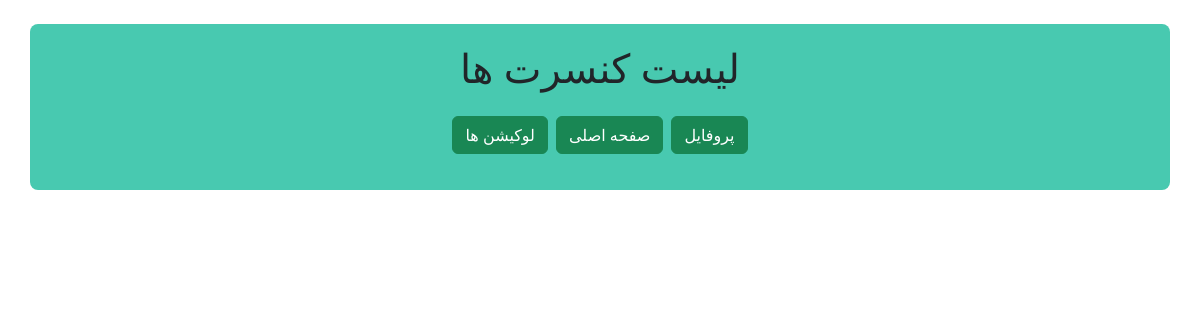
/ticketsales/concert/list, run on an earlier commit of the app's database.
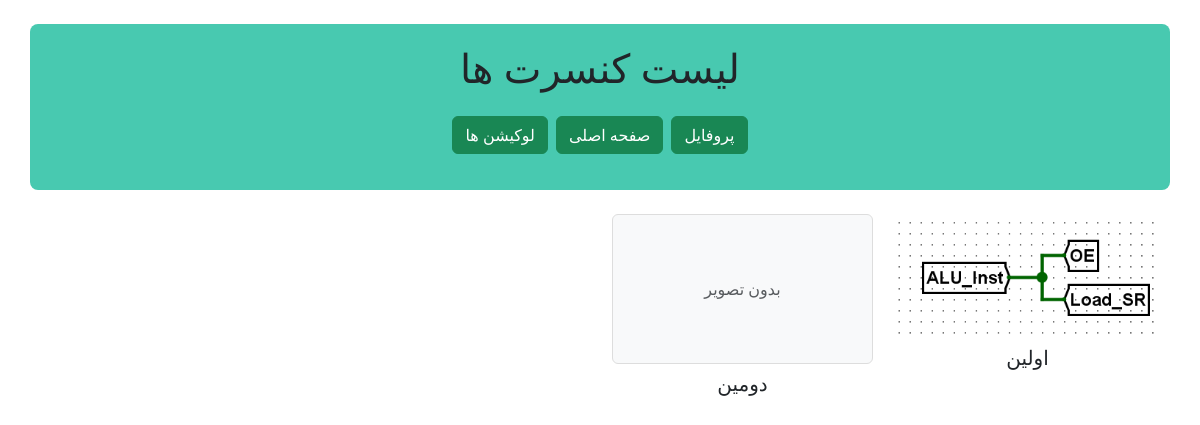
And on a later commit of the database.
### ticketsales/models.py (models this page shows)
class ConcertModel(models.Model):
    class Meta:
        verbose_name = "کنسرت"
        verbose_name_plural = "کنسرت‌ها"
    Name = models.CharField(max_length=100, verbose_name="نام کنسرت")
    singer_name = models.CharField(max_length=100, verbose_name="نام خواننده")
    Price = models.FloatField(verbose_name="قیمت پایه")
    Time = models.IntegerField(verbose_name="مدت زمان (دقیقه)")
    poster = models.ImageField(
        upload_to="images/concert/", null=True, blank=True, verbose_name="پوستر کنسرت"
    )
    def __str__(self):
        return self.Name

### ticketsales/views.py (the view)
# urls.py: path("ticketsales/concert/list", concert_list_view),
def concert_list_view(request):
    concerts = ConcertModel.objects.all()
    context = {
        "concert_list": concerts,
        "concert_count": concerts.count(),
    }
    return render(request, "ticketsales/concert_list.html", context)

### ticketsales/templates/ticketsales/concert_list.html
{%extends "ticketsales/layout.html"%}
{% block titlepage %}
لیست کنسرت ها
{%endblock%}
{% block main_content%}
            {% if concert_list %}
            {% for concert in concert_list %}
            <div class="col-md-3 mb-4">
                <a href="#" style="text-decoration: none; color: inherit;">
                    <div class="imageBox">
                        {% if concert.poster %}
                        <img src="{{ concert.poster.url }}" class="img-fluid rounded mb-2" alt="پوستر">
                        {% else %}
                        <div class="bg-light rounded mb-2 d-flex align-items-center justify-content-center"
                            style="height: 150px; border: 1px solid #ddd;">
                            <span class="text-muted">بدون تصویر</span>
                        </div>
                        {% endif %}
                        <h5>{{ concert }}</h5>
                    </div>
                </a>
            </div>
            {% endfor %}
            {% endif %}
{%endblock%}

### ticketsales/templates/ticketsales/layout.html (shortened to what this page needs)
{% load static %}
<!DOCTYPE html>
<html dir="rtl">
<head>
    <link rel="stylesheet" type="text/css" href="{% static 'ticketsales/css/bootstrap.css' %}">
    <link rel="stylesheet" type="text/css" href="{% static 'ticketsales/css/fontawesome.css' %}">
    <link rel="stylesheet" type="text/css" href="{% static 'ticketsales/css/style.css' %}">
</head>
<body>
    <div class="container mt-4">
        <div class="row box text-center mb-4">
            <h1>{% block titlepage %}{%endblock%}</h1>
            <ul class="btnul list-unstyled d-flex justify-content-center gap-2 mt-3">
                <li><a href="#" class="btn btn-success">پروفایل</a></li>
                <li><a href="#" class="btn btn-success">صفحه اصلی</a></li>
                <li><a href="/ticketsales/location/list" class="btn btn-success">لوکیشن ها</a></li>
            </ul>
        </div>
        <div class="row text-center">
           {% block main_content%} {%endblock%}
        </div>
    </div>
</body>
</html>

### ticketsales/static/ticketsales/css/style.css (style rules this page uses)
.box { background-color: #48c9b0; padding: 20px; border-radius: 8px; }

What changed in the data, as far as the page shows it:
added ConcertModel: poster (picture), Name "اولین"
added ConcertModel: poster "بدون تصویر", Name "دومین"
